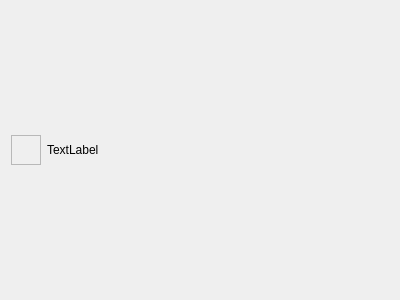
<?xml version="1.0" encoding="UTF-8"?>
<ui version="4.0">
 <class>legendItem</class>
 <widget class="QWidget" name="legendItem">
  <property name="geometry">
   <rect>
    <x>0</x>
    <y>0</y>
    <width>400</width>
    <height>300</height>
   </rect>
  </property>
  <property name="windowTitle">
   <string>Form</string>
  </property>
  <layout class="QGridLayout" name="gridLayout">
   <item row="0" column="0">
    <widget class="QFrame" name="frame">
     <property name="minimumSize">
      <size>
       <width>30</width>
       <height>30</height>
      </size>
     </property>
     <property name="maximumSize">
      <size>
       <width>30</width>
       <height>30</height>
      </size>
     </property>
     <property name="frameShape">
      <enum>QFrame::StyledPanel</enum>
     </property>
     <property name="frameShadow">
      <enum>QFrame::Raised</enum>
     </property>
    </widget>
   </item>
   <item row="0" column="1">
    <widget class="QLabel" name="label">
     <property name="text">
      <string>TextLabel</string>
     </property>
    </widget>
   </item>
  </layout>
 </widget>
 <resources/>
 <connections/>
</ui>
